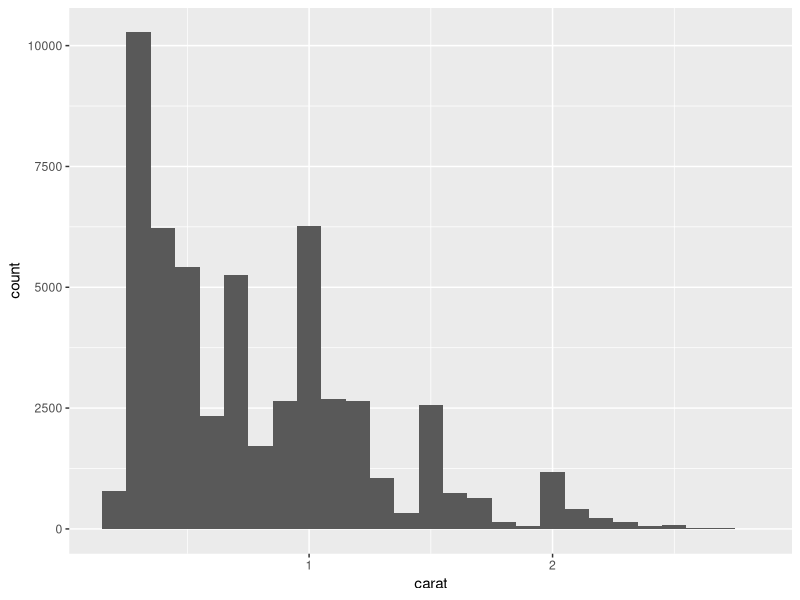
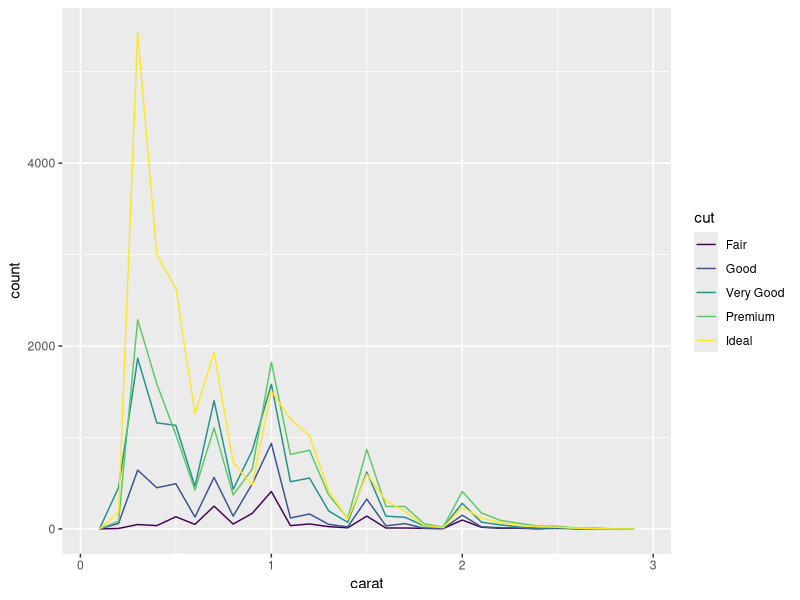
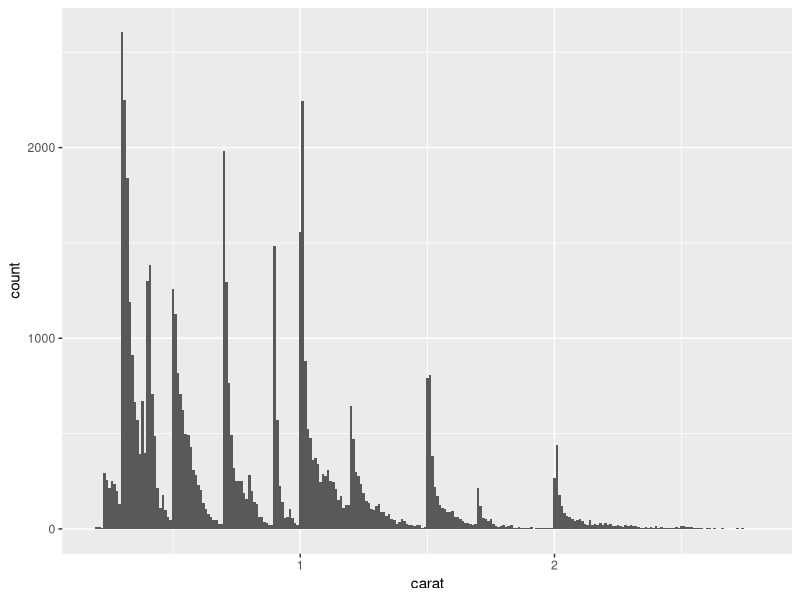
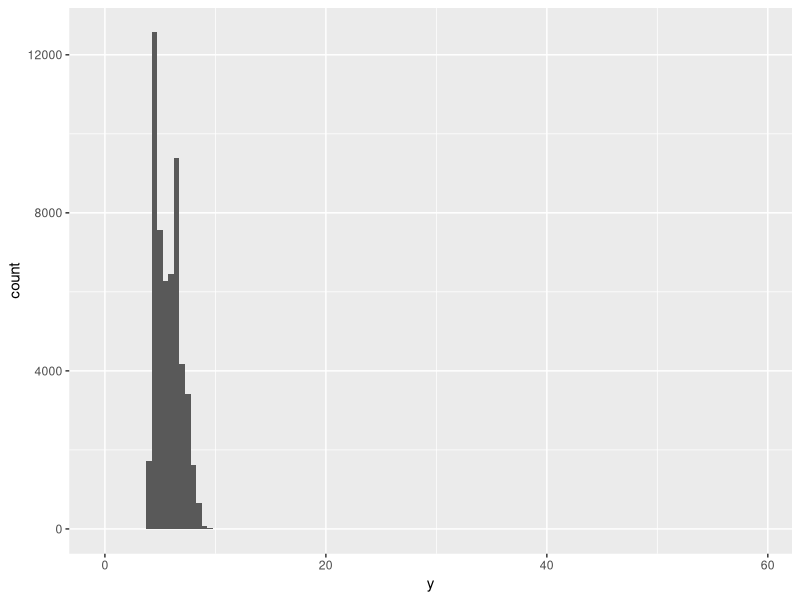
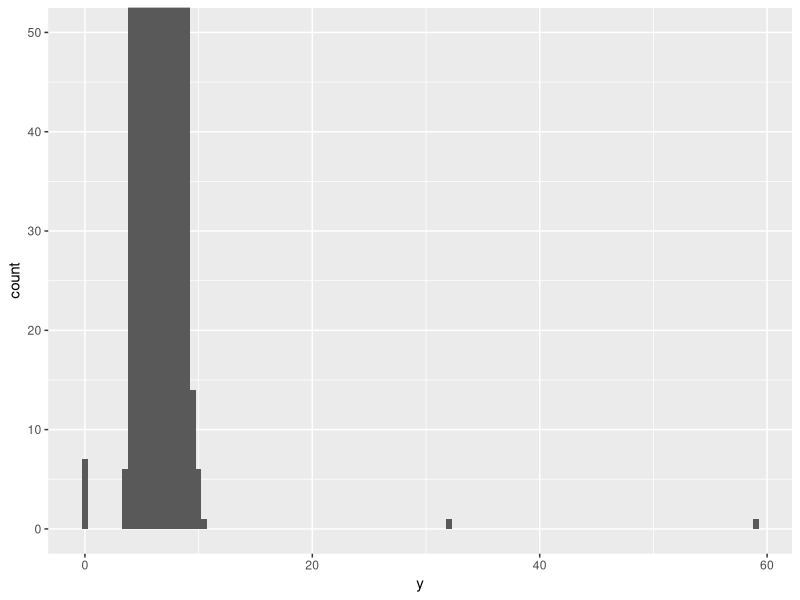
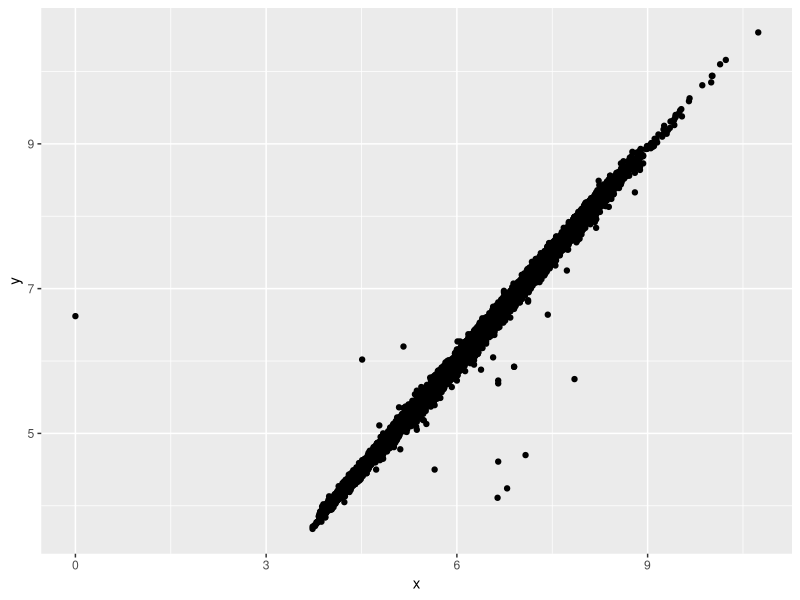

Here is the R script that generated these plots, in order:
## ---- chunk 1
library(tidyverse )
## ---- chunk 2
smaller <- diamonds %>% 
  filter(carat < 3)
  
ggplot(data = smaller, mapping = aes(x = carat)) +
  geom_histogram(binwidth = 0.1)
## ---- chunk 3
ggplot(data = smaller, mapping = aes(x = carat, colour = cut)) +
  geom_freqpoly(binwidth = 0.1)
## ---- chunk 4
ggplot(data = smaller, mapping = aes(x = carat)) +
  geom_histogram(binwidth = 0.01)
## ---- chunk 5
ggplot(diamonds) + 
  geom_histogram(mapping = aes(x = y), binwidth = 0.5)
## ---- chunk 6
ggplot(diamonds) + 
  geom_histogram(mapping = aes(x = y), binwidth = 0.5) +
  coord_cartesian(ylim = c(0, 50))
## ---- chunk 7
unusual <- diamonds %>% 
  filter(y < 3 | y > 20) %>% 
  select(price, x, y, z) %>%
  arrange(y)
unusual
## ---- chunk 8
diamonds2 <- diamonds %>% 
  filter(between(y, 3, 20))
## ---- chunk 9
diamonds2 <- diamonds %>% 
  mutate(y = ifelse(y < 3 | y > 20, NA, y))
## ---- chunk 10
ggplot(data = diamonds2, mapping = aes(x = x, y = y)) + 
  geom_point()
